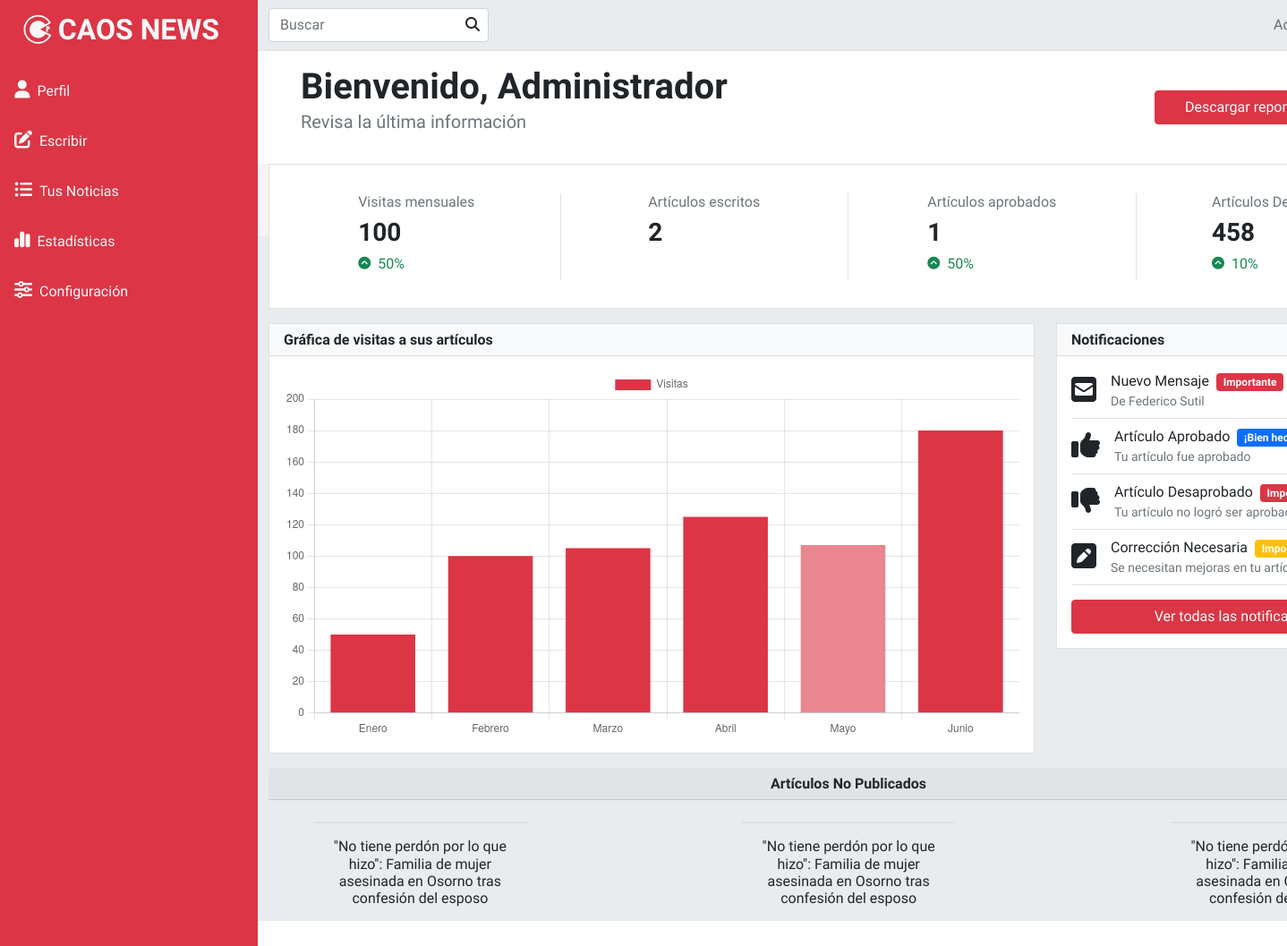
Page /panel/ (signed in) on the earlier database version.
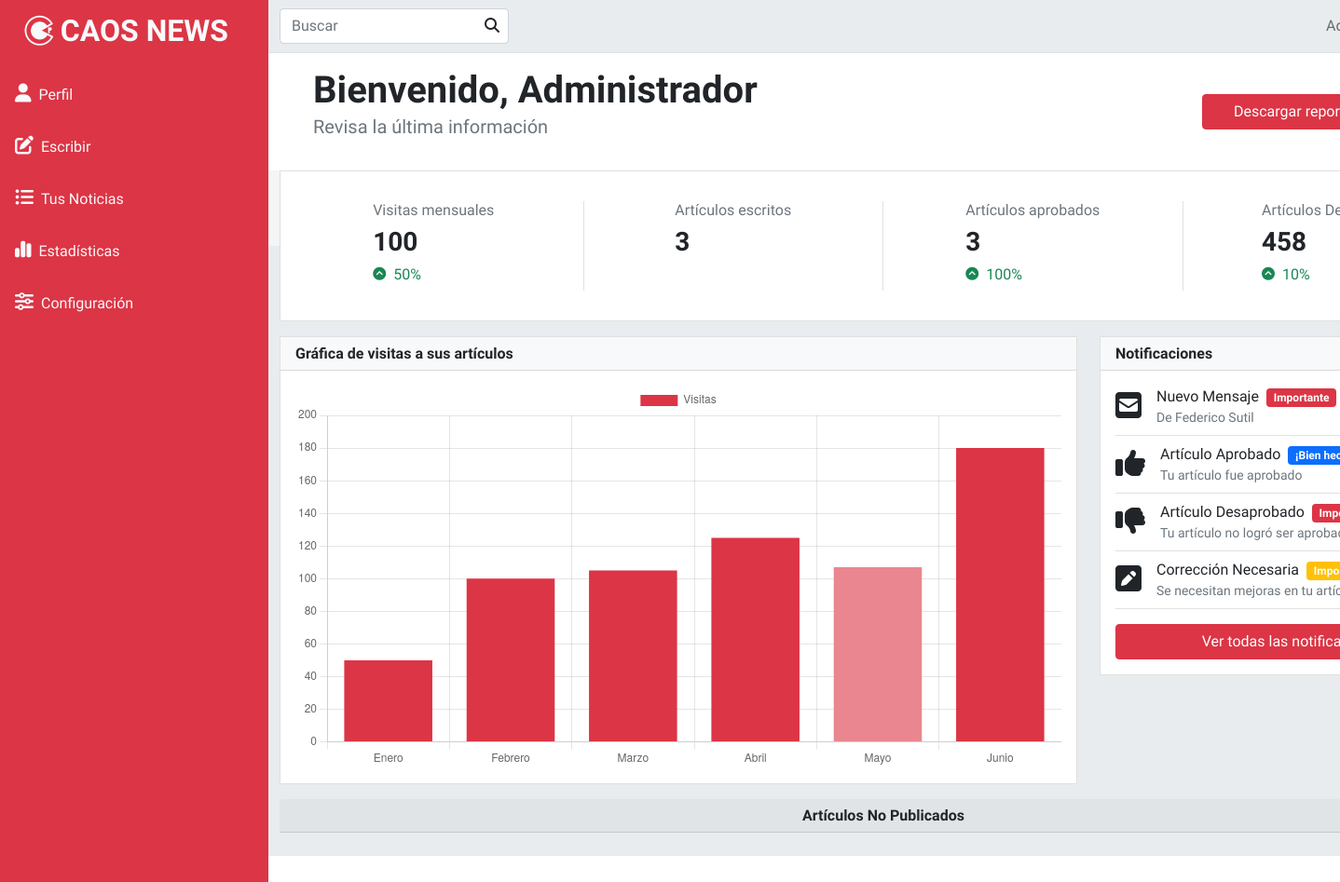
Same page on the later database version.
### webcaosnews/models.py (models this page shows, shortened)
class Noticias(models.Model):
    id_noticia = models.AutoField(primary_key=True),
    usuario = models.CharField(max_length=60,default='--')
    autor = models.CharField(max_length=80,default='--')
    titulo = models.CharField(max_length=100)
    portada = models.ImageField(upload_to='fotos/%Y/%m/%d/',null=False,default='fotos/defecto.png')
    categoria = models.ForeignKey(Categoria,on_delete=models.CASCADE)
    ubicacion = models.ForeignKey(Regiones,on_delete=models.CASCADE)
    contenido = tinymce_models.HTMLField(null=False)
    etiquetas = models.CharField(max_length=150)
    fecha = models.DateField(("Fecha"), default=datetime.date.today)
    aprobada = models.BooleanField(default=False)
    comentario = models.TextField(default='--')

### webcaosnews/views.py (the view)
# urls.py: path('panel/',panel,name='panel'),
@login_required(login_url='/login/')
def panel(request):
    usu = request.user.username  # recuperar nombre de usuario
    noticias = Noticias.objects.filter(usuario=usu, aprobada=False).order_by('-fecha')
    cantidadNoticias = Noticias.objects.filter(usuario=usu).count()
    cantidadNoticiasAprobadas = Noticias.objects.filter(usuario=usu, aprobada=True).count()
    cantidad = cantidad_no_publicados(usu)
    coeficiente = cantidadNoticiasAprobadas / cantidadNoticias
    porcentaje = round(coeficiente * 100)
    contexto = {"noticias": noticias, "cantidad": cantidad, "cantidadNoticias": cantidadNoticias, "cantidadNoticiasAprobadas": cantidadNoticiasAprobadas, "porcentaje": porcentaje}
    return render(request, "panel/panel.html", contexto)

### webcaosnews/views.py (called while the page is built)
def cantidad_no_publicados(usuario):
    cantidad = Noticias.objects.filter(
        usuario=usuario, aprobada=False).count()
    return cantidad

### webcaosnews/templates/panel/panel.html (shortened to what the changed rows need)
{% extends "panel/basePanel.html" %}
{%load static %}
{% block css %}
<link rel="stylesheet" href="{% static 'css/owl.carousel.min.css' %}">
<link rel="stylesheet" href="{% static 'css/owl.theme.default.css' %}">
{% endblock css %}
{% block contenido %}
<div id="content">
    <section class="py-3">
        <div class="container-fluid">
            <div class="row">
                <div class="col-lg-9 ps-5">
                    <h1 class="fw-bold mb-0">Bienvenido, {{user.first_name}} </h1>
                </div>
            </div>
        </div>
    </section>
    <section class="bg-mix">
        <div class="container">
            <div class="card rounded-0">
                <div class="card-body">
                    <div class="row">
                        <div class="col-lg-3 col-md-6 d-flex stat my-3">
                            <div class="mx-auto">
                                <h6 class="text-muted">Artículos escritos</h6>
                                <h3 class="fw-bold">{{cantidadNoticias}}</h3>
                            </div>
                        </div>
                        <div class="col-lg-3 col-md-6 d-flex stat my-3">
                            <div class="mx-auto">
                                <h6 class="text-muted">Artículos aprobados</h6>
                                <h3 class="fw-bold">{{cantidadNoticiasAprobadas}}</h3>
                                <h6 class="text-success fw-light"><i
                                        class="fa-solid fa-circle-chevron-up fa-sm me-2"></i>{{porcentaje}}%</h6>
                            </div>
                        </div>
                    </div>
                </div>
            </div>
        </div>
    </section>
    <section class="bg-gris">
        <div class="container">
            <div class="row">
                <div class="col-lg-4 my-3">
                    <div class="card rounded-0">
                        <div class="card-body pt-2">
                            <div class="d-flex border-bottom py-2">
                                <div class="me-3 d-flex">
                                    <h2 class="mb-0 align-self-center"><i class="fa-solid fa-square-envelope"></i></h2>
                                </div>
                            </div>
                            <div class="d-flex border-bottom py-2">
                                <div class="me-3 d-flex">
                                    <h2 class="mb-0 align-self-center"><i class="fa-solid fa-thumbs-up"></i>
                                    </h2>
                                </div>
                            </div>
                            <div class="d-flex border-bottom py-2">
                                <div class="me-3 d-flex">
                                    <h2 class="mb-0 align-self-center"><i class="fa-solid fa-thumbs-down"></i>
                                    </h2>
                                </div>
                            </div>
                            <div class="d-flex border-bottom py-2 mb-3">
                                <div class="me-3 d-flex">
                                    <h2 class="mb-0 align-self-center"><i class="fa-solid fa-square-pen"></i>
                                    </h2>
                                </div>
                            </div>
                        </div>
                    </div>
                </div>
            </div>
        </div>
        <div class="articulos">
            <div class="container">
                <h6 class="card-header text-center mb-4 fw-bold">Artículos No Publicados</h6>
                <div class="owl-carousel owl-theme">
                    {% for reg in noticias%}
                    <div class="item">
                        <div class="card">
                        </div>
                        <div class="card-body">
                            <h5 class="card-text fs-6 text fw-normal text-center">{{reg.titulo}}</h5>
                        </div>
                    </div>
                    {% endfor %}
                </div>
            </div>
        </div>
    </section>
</div>
{% endblock contenido %}
{% block script_final %}
<script>
    const myChart = new Chart(
        document.getElementById('myChart'),
        config
    );
</script>
{% endblock script_final %}

Differences in the rows shown:
removed Noticias: titulo "\"No tiene perdón por lo que hizo\": Familia de mujer asesinada en Osorno tras confesión del esposo"
Other differences:
{{ cantidadNoticias }}: "2" → "3"
{{ cantidadNoticiasAprobadas }}: "1" → "3"
{{ porcentaje }}: "50" → "100"
